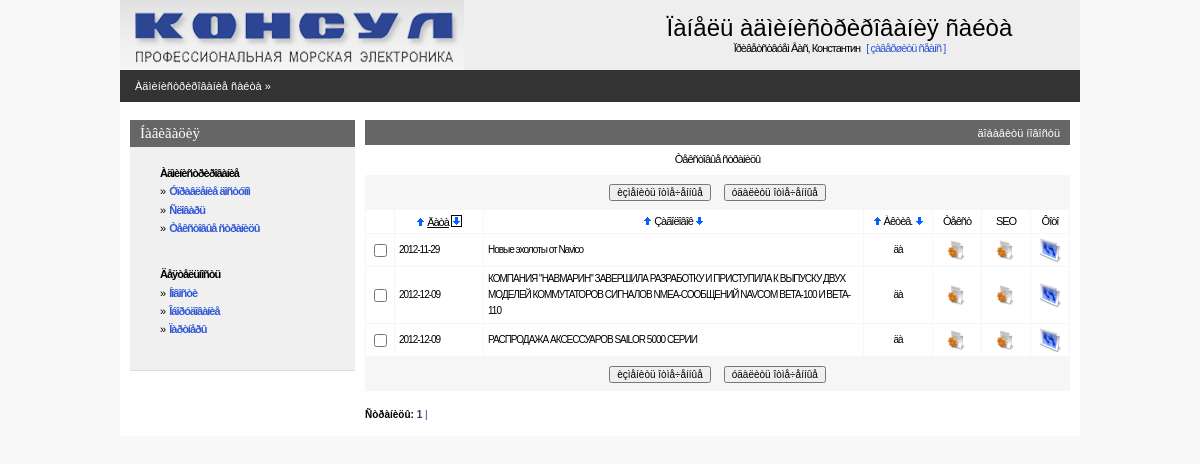
Page /admin/newspage.php (signed in) on the committed database.
### tables this page shows
CREATE TABLE IF NOT EXISTS `consul_news` (
  `news_code` int(11) NOT NULL AUTO_INCREMENT,
  `news_date` date NOT NULL,
  `news_url` varchar(200) DEFAULT '',
  `page_code` int(11) NOT NULL,
  PRIMARY KEY (`news_code`)
);

CREATE TABLE IF NOT EXISTS `consul_page` (
  `page_code` int(11) NOT NULL AUTO_INCREMENT,
  `page_name` varchar(255) NOT NULL,
  `page_active` tinyint(1) NOT NULL DEFAULT '0',
  `page_url` varchar(255) DEFAULT NULL,
  `page_type` varchar(10) NOT NULL DEFAULT 'static',
  PRIMARY KEY (`page_code`)
);

### admin/inc/connect.php (called while the page is built, shortened)
<?php
    $PHP_SELF=$_SERVER['PHP_SELF'];
?>

### admin/inc/const.php (called while the page is built, shortened)
<?php
    $PREFFIX="consul";
?>

### admin/newspage.php (the view, shortened to what this page needs)
<?php
include("inc/settings.php");
$per_page=30;
if (!isset($curr_page)) $curr_page=0;
if(!($sortby)) $sortby='news_date'; else {$sortby=explode(" ",$sortby);$sortby=$sortby[0];}
if(!isset($sortdir)) {$sortdir="1";$realsortdir="ASC"; }
else
{
 if($sortdir==0) {$realsortdir="DESC";} else {$sortdir=1;$realsortdir="ASC";}
}
$mainquery="SELECT
			{$PREFFIX}_news.news_code,
			{$PREFFIX}_news.news_date,
			{$PREFFIX}_news.news_url,
			{$PREFFIX}_page.page_code,
			{$PREFFIX}_page.page_name,
			{$PREFFIX}_page.page_active
			FROM
			{$PREFFIX}_news
			INNER JOIN {$PREFFIX}_page ON {$PREFFIX}_news.page_code = {$PREFFIX}_page.page_code
			order by $sortby $realsortdir";
?>
<? include ("inc/head.php"); ?>
<BODY>
<center>
<div class=mainbody>
<? include("inc/top.php");?>
<table Border=0 CellSpacing=0 CellPadding=0 width=100%>
  <tr><td class=pageline>
     <div class=wmiddletext><a href="main.php">Àäìèíèñòðèðîâàíèå ñàéòà</a> &#187; <a><?=$part_name;?></a></div>
  </td></tr>
</table>
<table Border=0 CellSpacing=0 CellPadding=0 class=mainbody>
 <tr valign=top>
  <td width=10></td>
  <? include("inc/leftmenu.php"); ?>
  <td width=10></td>
  <td>
<?php
echo"<form name='data' action=$PHP_SELF method=POST>";
?>
<table class=grayhead Border=0 CellSpacing=0 CellPadding=0 >
 <tr class=normaltext>
  <td align=right class=wmiddletext><a class=submenu onclick="displayform(this,'äîáàâèòü íîâîñòü')">äîáàâèòü íîâîñòü</a></td>
 </tr>
</table>
<table Border=0 CellSpacing=0 class=pagebluetable CellPadding=0 >
 <tr><td class=lmenutext height=30 bgcolor=#ffffff align="center">Òåêñòîâûå ñòðàíèöû</td></tr>
</table>
<table Border=0 CellSpacing=0 class=pagebluetable CellPadding=0>
 <tr><td>
 <center>
 <table>
 <tr height=30 >
   <td><input type=button onClick=Send('U') value='èçìåíèòü îòìå÷åííûå' class=smalltext></td>
   <td width=5></td>
   <td><input type=button onClick=ConfirmSend('D') value='óäàëèòü îòìå÷åííûå'  class=smalltext></td>
 </tr>
 </table>
 </td></tr>
</table>
<center>
<table Border=0 CellSpacing=1 class=bluetable CellPadding=4 width=100%>
  <tr class=lmenutext height=20 align=center bgcolor=#ffffff>
    <td width=20>&nbsp;</td>
    <td width="80"><?=SortTitle("Äàòà","news_date",$sortby,$sortdir);?></td>
    <td><?=SortTitle("Çàãîëîâîê","page_name",$sortby,$sortdir);?></td>
    <td width="60"><?=SortTitle("Àêòèâ.","page_active",$sortby,$sortdir);?></td>
    <td width=40>Òåêñò</td>
    <td width=40>SEO</td>
    <td width=30>Ôîòî</td>
<?php
$res=mysql_query ($mainquery) or die ("Íå ìîãó âûáðàòü ñòðàíèöû. Îøèáêà â çàïðîñå.");
$num_rows=mysql_num_rows($res);
  if($num_rows)
  {
      $page_quant=ceil($num_rows / $per_page);
      $start_pos=$curr_page*$per_page;
      if ($start_pos+$per_page<$num_rows) $end_pos=$start_pos+$per_page;
         else $end_pos=$num_rows;
      for ($x=$start_pos; $x<$end_pos; $x++)
      {
         list($news_code,$news_date,$news_url,$page_code, $page_name, $page_active)=mysql_fetch_array($res);
         $checkname=$page_code;
         if($page_active) {$page_active="äà";$bg="#FFFFFF";} else {$page_active="íåò";$bg="#EEEEEE";}
         echo"<tr class=edittabletext height=24 bgcolor=$bg>";
         echo"<TD width=20 align=center ><input type='checkbox' name=\"C#$checkname\" id=\"C#$checkname\"></TD>";
         echo"<TD align=left class=smalltext ondblclick='change_line(\"$checkname\",\"F#$checkname#news_date#string\");' id=\"F#$checkname#news_date#string\">".Show($news_date)."</TD>\n";
         echo"<TD align=left class=smalltext ondblclick='change_line(\"$checkname\",\"F#$checkname#page_name#string\");' id=\"F#$checkname#page_name#string\">".Show($page_name)."</TD>\n";
         echo"<TD class=smalltext align=center  ondblclick='change_yes_no(\"$checkname\",\"F#$checkname#page_active#int\");' id=\"F#$checkname#page_active#int\">".Show($page_active)."</TD>\n";
         echo"<td align=center ><a href='editstatic.php?page_code=$page_code&page_name=$page_name'><img height='20' width='20' src='graph/edit.gif' border=0 title='Òåêñò ñòðàíèöû'></a></td>";
         echo"<td align=center ><a href='editseo.php?page_code=$page_code&page_name=$page_name'><img height='20' width='20' src='graph/edit.gif' border=0 title=''></a></td>";
         echo"<td><center><a href=\"picture.php?back=statlist&icon=250&page_code=$page_code\"><img height='24' width='24' src='graph/photo.gif' border=0 alt='Ôîòîãàëåðåÿ ' title='Ôîòîãàëåðåÿ'></a></td>";
         echo"</TR>\n";
    }
  }
?>
</center>
<table Border=0 CellSpacing=0 class=pagebluetable CellPadding=0 width=95%>
 <tr><td>
 <center>
 <table>
 <tr height=30 >
   <td><input type=button onClick=Send('U') value='èçìåíèòü îòìå÷åííûå' class=smalltext></td>
   <td width=5></td>
   <td><input type=button onClick=ConfirmSend('D') value='óäàëèòü îòìå÷åííûå'  class=smalltext></td>
 </tr>
 </table>
 </td></tr>
</table>
<br>
<?php
echo"<div align=left class=smalltext><b>Ñòðàíèöû:</b>  ";
for ($i=1;$i<$page_quant+1;$i++)
 {
   $y=$i-1;
   if ($curr_page==$y) {$t1="<b>";$t2="</b>";} else {$t1="";$t2="";}
   echo"<a class=blue href=$PHP_SELF?curr_page=$y&sortby=$sortby&sortdir=$sortdir>$t1 $i $t2|</a>&nbsp";
 }
echo"</div>";
?>
    <td width=10></td>
</BODY>
</HTML>

### admin/css/styles.css (style rules this page uses)
body { padding:0px; margin:0px; background-color:#f9f9f9; }
a { text-decoration : none; color: #3059D6; }
img { border-color: #000000; }
.mainbody { width:960px; background-color:#ffffff; }
.pageline { height:32px; background-color:#333333; padding-left:15px; }
.grayhead { width:100%; height:25px; padding-left:10px; padding-right:10px; background-color:#666666; }
.pagebluetable { width:100%; background-color:#f6f6f6; }
.bluetable { background-color:#f6f6f6; }
.lmenutext { text-decoration:none; letter-spacing: -1px; line-height:10pt; margin-left:10px; margin-right:10px; margin-top:3px; margin-bottom:3px; font-size:11px; font-family: Verdana,Arial,Helvetica,Sans-serif,Tahoma,Pragmatica; }
.edittabletext { color:#666666; text-decoration:none; letter-spacing: -1px; line-height:12pt; font-size:11px; font-family: Verdana,Arial,Helvetica,Sans-serif,Tahoma,Pragmatica; }
.submenu { cursor:hand;cursor:pointer; }
.normaltext { text-decoration:none; color:#000066; font-family:Verdana, Tahoma, Arial, Helvetica, Sans-serif, Pragmatica; font-size:12px; }
.smalltext { text-decoration:none; color:#000000; font-family:Verdana, Tahoma, Arial, Helvetica, Sans-serif, Pragmatica; font-size:10px; }
.wmiddletext { text-decoration:none; color:#ffffff; font-family:Verdana, Tahoma, Arial, Helvetica, Sans-serif, Pragmatica; font-size:11px; }
.wmiddletext a { text-decoration:none; color:#ffffff; }
.blue { color: #333366; }

### rows in the picture
consul_news: news_date "2012-11-29", consul_page.page_name "Новые эхолоты от Navico", consul_page.page_active "äà"
consul_news: news_date "2012-12-09", consul_page.page_name "КОМПАНИЯ \"НАВМАРИН\" ЗАВЕРШИЛА РАЗРАБОТКУ И ПРИСТУПИЛА К ВЫПУСКУ ДВУХ МОДЕЛЕЙ КОММУТАТОРОВ СИГНАЛОВ NMEA-СООБЩЕНИЙ NAVCOM BETA-100 И BETA-110", consul_page.page_active "äà"
consul_news: news_date "2012-12-09", consul_page.page_name "РАСПРОДАЖА АКСЕССУАРОВ SAILOR 5000 СЕРИИ", consul_page.page_active "äà"

### other values in the picture
$REGUSER["name"] "Константин"
$title "Äàòà Çàãîëîâîê Àêòèâ."
